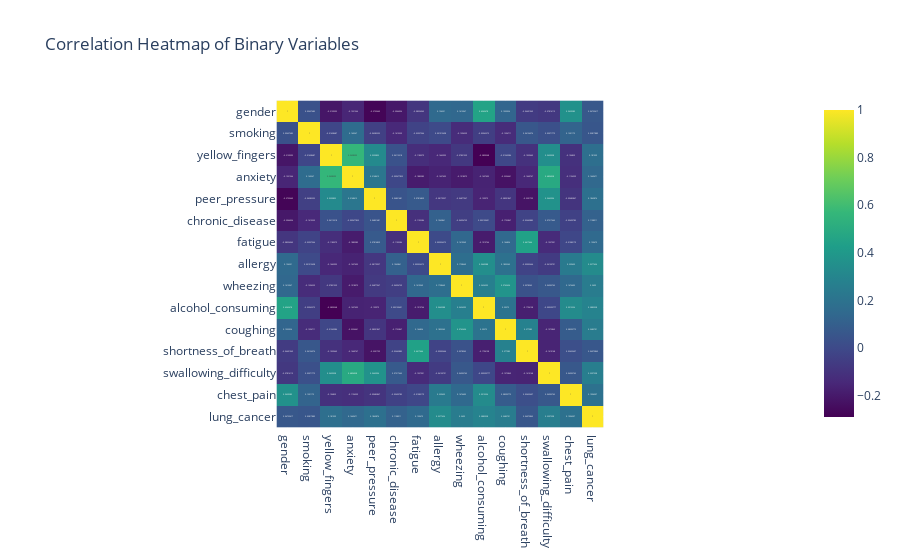
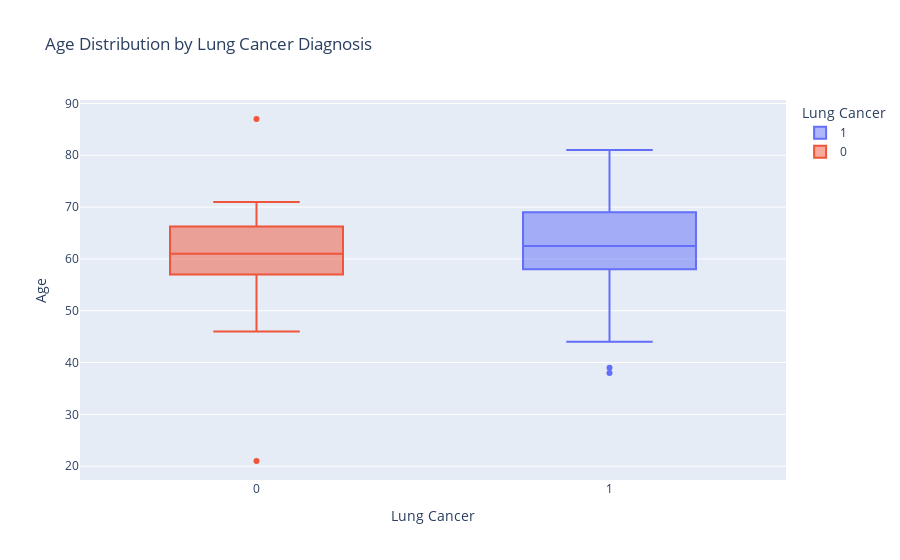

The cell these charts' notebook holds for them, in order:
### Code cell
# Counts and percentages table for binary variables
eda_summary = []

for col in binary_cols:
    counts = df[col].value_counts()
    percentages = df[col].value_counts(normalize=True) * 100
    probs = df[col].value_counts(normalize=True).values
    entropy = -np.sum(probs * np.log2(probs + 1e-9))
    
    eda_summary.append({
        'Variable': col,
        '0_count': counts.get(0, 0),
        '1_count': counts.get(1, 0),
        '0_percent': percentages.get(0, 0),
        '1_percent': percentages.get(1, 0),
        'Entropy': entropy
    })

eda_df = pd.DataFrame(eda_summary).sort_values('Entropy', ascending=False)
display(eda_df)

# Heatmap de correlación entre variables binarias
corr = df[binary_cols].corr()
fig_corr = px.imshow(corr,
                     text_auto=True,
                     color_continuous_scale='Viridis',
                     title='Correlation Heatmap of Binary Variables')
fig_corr.show()

# Comparación de edad vs. variable objetivo
fig_age = px.box(df, x='lung_cancer', y='age',
                 color='lung_cancer',
                 labels={'lung_cancer': 'Lung Cancer', 'age': 'Age'},
                 title='Age Distribution by Lung Cancer Diagnosis')
fig_age.show()

### Figure 1 — Plotly figure (JSON) as saved in the notebook; plotly's stock layout.template omitted (floating-point values rounded to 4 significant figures; data arrays with more than 128 entries replaced by an {"elided": "..."} marker saying what was removed)
{"data": [{"coloraxis": "coloraxis", "hovertemplate": "x: %{x}<br>y: %{y}<br>color: %{z}<extra></extra>", "name": "0", "texttemplate": "%{z}", "type": "heatmap", "x": ["gender", "smoking", "yellow_fingers", "anxiety", "peer_pressure", "chronic_disease", "fatigue", "allergy", "wheezing", "alcohol_consuming", "coughing", "shortness_of_breath", "swallowing_difficulty", "chest_pain", "lung_cancer"], "xaxis": "x", "y": ["gender", "smoking", "yellow_fingers", "anxiety", "peer_pressure", "chronic_disease", "fatigue", "allergy", "wheezing", "alcohol_consuming", "coughing", "shortness_of_breath", "swallowing_difficulty", "chest_pain", "lung_cancer"], "yaxis": "y", "z": {"elided": "15x15 float values"}}], "layout": {"coloraxis": {"colorscale": [[0, "#440154"], [0.1111, "#482878"], [0.2222, "#3e4989"], [0.3333, "#31688e"], [0.4444, "#26828e"], [0.5556, "#1f9e89"], [0.6667, "#35b779"], [0.7778, "#6ece58"], [0.8889, "#b5de2b"], [1, "#fde725"]]}, "title": {"text": "Correlation Heatmap of Binary Variables"}, "xaxis": {"anchor": "y", "constrain": "domain", "domain": [0, 1], "scaleanchor": "y"}, "yaxis": {"anchor": "x", "autorange": "reversed", "constrain": "domain", "domain": [0, 1]}}}

### Figure 2 — Plotly figure (JSON) as saved in the notebook; plotly's stock layout.template omitted (floating-point values rounded to 4 significant figures; data arrays with more than 128 entries replaced by an {"elided": "..."} marker saying what was removed)
{"data": [{"alignmentgroup": "True", "hovertemplate": "Lung Cancer=%{x}<br>Age=%{y}<extra></extra>", "legendgroup": "1", "marker": {"color": "#636efa"}, "name": "1", "notched": false, "offsetgroup": "1", "orientation": "v", "showlegend": true, "type": "box", "x": {"elided": "270 int values"}, "x0": " ", "xaxis": "x", "y": {"elided": "270 int values"}, "y0": " ", "yaxis": "y"}, {"alignmentgroup": "True", "hovertemplate": "Lung Cancer=%{x}<br>Age=%{y}<extra></extra>", "legendgroup": "0", "marker": {"color": "#EF553B"}, "name": "0", "notched": false, "offsetgroup": "0", "orientation": "v", "showlegend": true, "type": "box", "x": [0, 0, 0, 0, 0, 0, 0, 0, 0, 0, 0, 0, 0, 0, 0, 0, 0, 0, 0, 0, 0, 0, 0, 0, 0, 0, 0, 0, 0, 0, 0, 0, 0, 0, 0, 0, 0, 0, 0], "x0": " ", "xaxis": "x", "y": [59, 63, 63, 68, 60, 69, 61, 21, 69, 55, 57, 56, 59, 56, 60, 60, 58, 63, 69, 64, 47, 57, 68, 57, 71, 63, 62, 61, 59, 68, 67, 55, 70, 64, 87, 59, 55, 46, 63], "y0": " ", "yaxis": "y"}], "layout": {"boxmode": "overlay", "legend": {"title": {"text": "Lung Cancer"}, "tracegroupgap": 0}, "title": {"text": "Age Distribution by Lung Cancer Diagnosis"}, "xaxis": {"anchor": "y", "categoryarray": [1, 0], "categoryorder": "array", "domain": [0, 1], "title": {"text": "Lung Cancer"}}, "yaxis": {"anchor": "x", "domain": [0, 1], "title": {"text": "Age"}}}}
